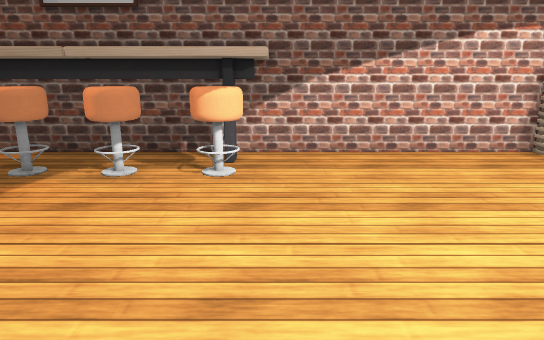
[1] (above)

17 first-person views from a walk through a scene from a Unity 3-D project. The camera is 1.2 m above the floor, tilts 14° down and sees 70° across. The floor is counted in squares, 0.5 m on a side. Each view is taken from the middle of a square. On the plan, view 1 faces up. The plan holds only what a view shows up to about 20 squares ahead; the rest is blank. The place goes on beyond the plan. The player character is not drawn. Some animated figures are left out. Some surface patterns are stand-ins.

[2]
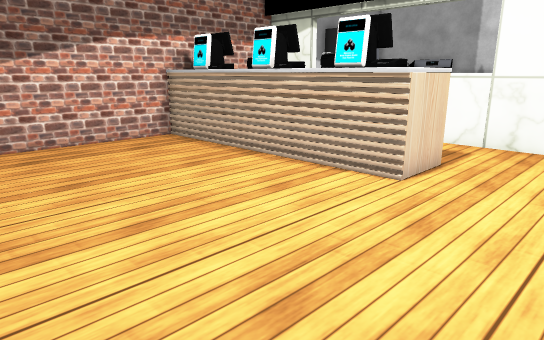

[3]
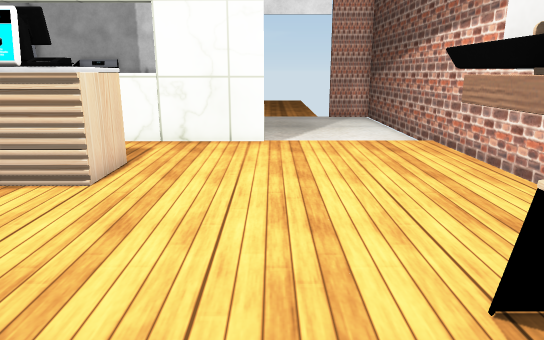

[4]
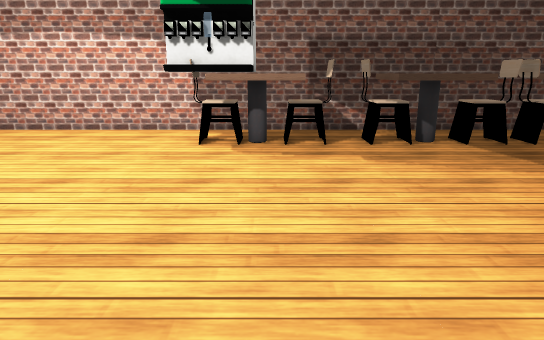

[5]
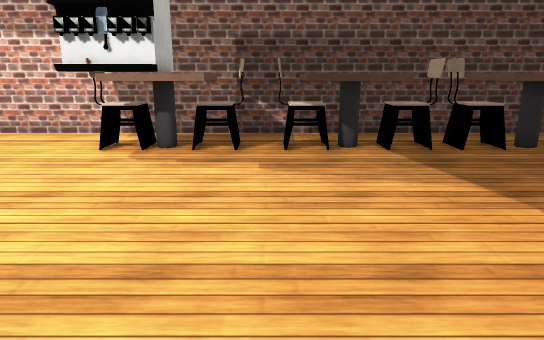

[6]
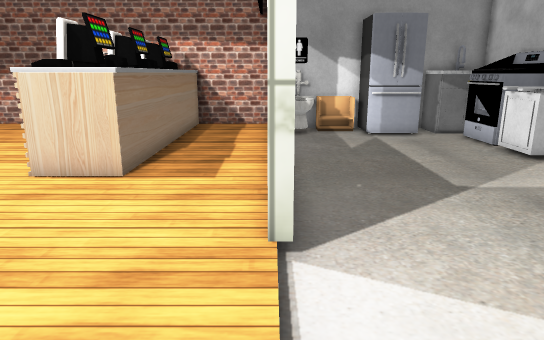

[7]
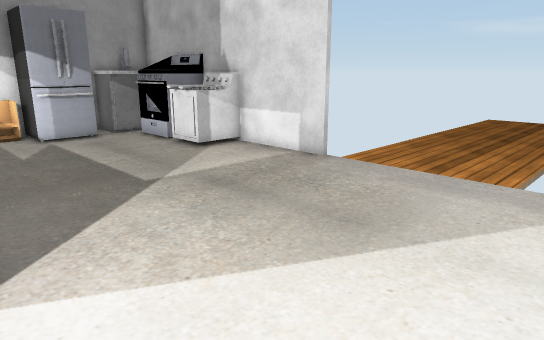

[8]
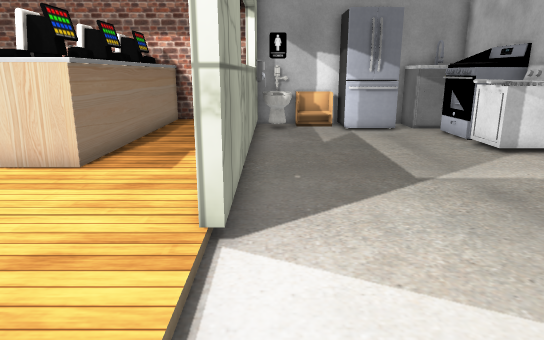

[9]
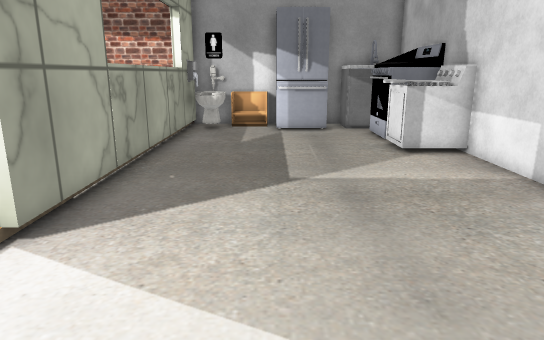

[10]
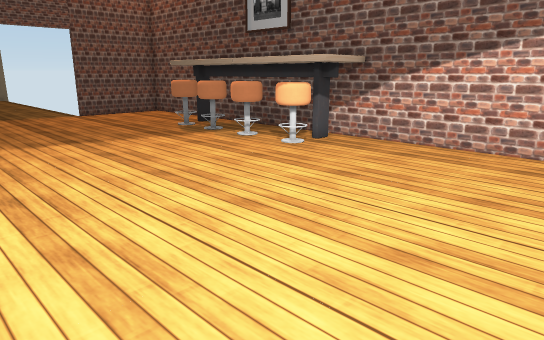

[11]
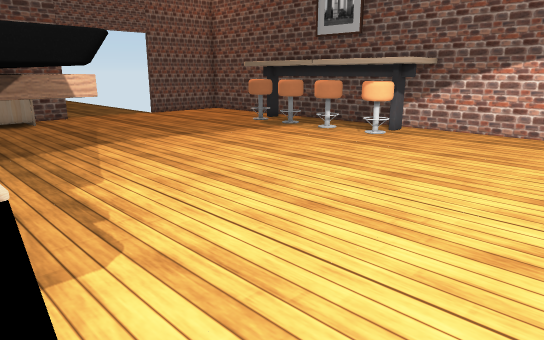

[12]
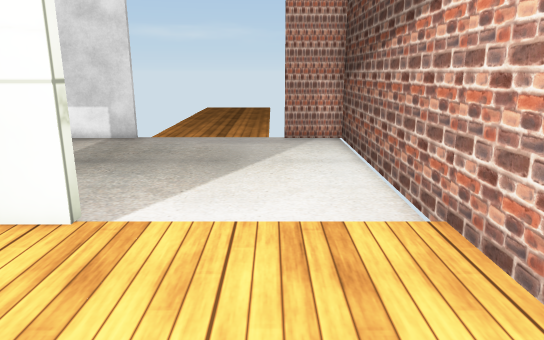

[13]
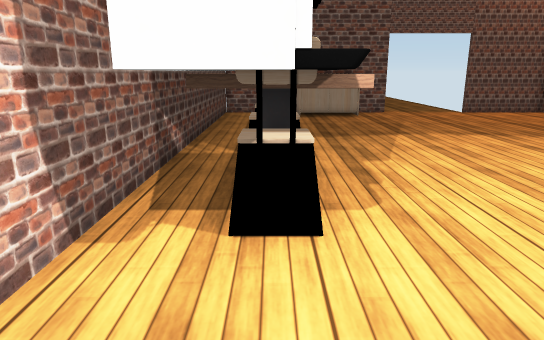

[14]
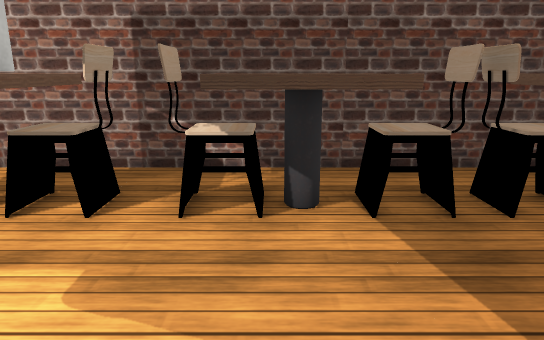

[15]
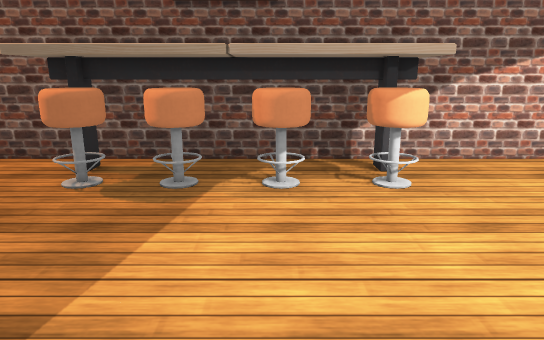

[16]
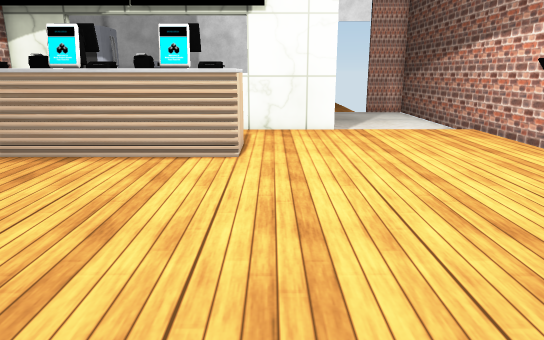

[17]
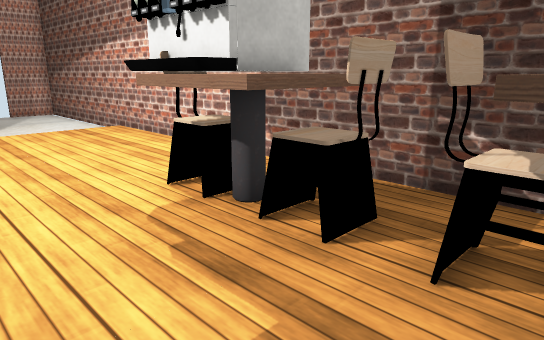

### Floor plan
Points are (right, up) in squares from view 1. A wall is a line through its corners. A room is listed if a view was taken in it or the views show most of it. See-through windows are left out.
Room 1 (views 1, 2, 3, 4, 5, 6, 7, 8, 9, 10, 11, 12, 13, 14, 15, 16, 17)
walls: (8.5, 12) (-0.6, 12); (18.2, 12) (14.3, 12) (14.3, -1.7) (13.9, -1.7) (13.9, 2.4); (24, 0.6) (24, 7.2); (22.6, 10.1) (21.3, 10.1) (21.3, 12); (-9.5, -7.9) (24, -7.9) (24, -5.5); (24, 9.8) (24, 12) (20.6, 12)
ways out: opening at (12, 3.5) to room 2
objects: other object (-9, -6) to (-9, -4); other object (-9, 9) to (-8, 10); other object (-9, 10) to (0, 12); other object (-8, -5) to (-8, -4); other object (-7, -5) to (-6, -4); other object (-7, 9) to (-6, 10); other object (-5, -6) to (-3, -4); other object (-4, 9) to (-3, 10); other object (-3, -5) to (-2, -4); other object (-2, 9) to (-1, 10); other object (-1, -5) to (0, -4); other object (0, -6) to (3, -3); other object (2, -7) to (5, -4); other object (4, -5); other object (8, 2) to (10, 12); other object (15, 10) to (16, 11); other object (18, 10) to (20, 11); other object (22, 5) to (24, 6); other object (22, 7) to (24, 9)
Room 2 (no view inside)
walls: (13.9, 9.5) (13.9, 12) (10.5, 12); (13.9, 2.4) (13.9, 3.4)
ways out: opening at (12, 3.5) to room 1

Where each view was taken, in squares from view 1:
view 1: 0 up, 0 right, facing up
view 2: 2 down, 0 right, facing up-right
view 3: 2 down, 0 right, facing right
view 4: 9 up, 1 right, facing down
view 5: 8 up, 2 left, facing down
view 6: 7 down, 14 right, facing up
view 7: 7 down, 14 right, facing up-right
view 8: 7 down, 15 right, facing up
view 9: 7 down, 18 right, facing up
view 10: 1 down, 8 right, facing up-left
view 11: 5 down, 7 right, facing up-left
view 12: 5 down, 8 right, facing right
view 13: 5 down, 9 right, facing left
view 14: 2 up, 4 left, facing down
view 15: 1 up, 4 left, facing up
view 16: 1 up, 3 left, facing right
view 17: 0 up, 4 left, facing down-right
